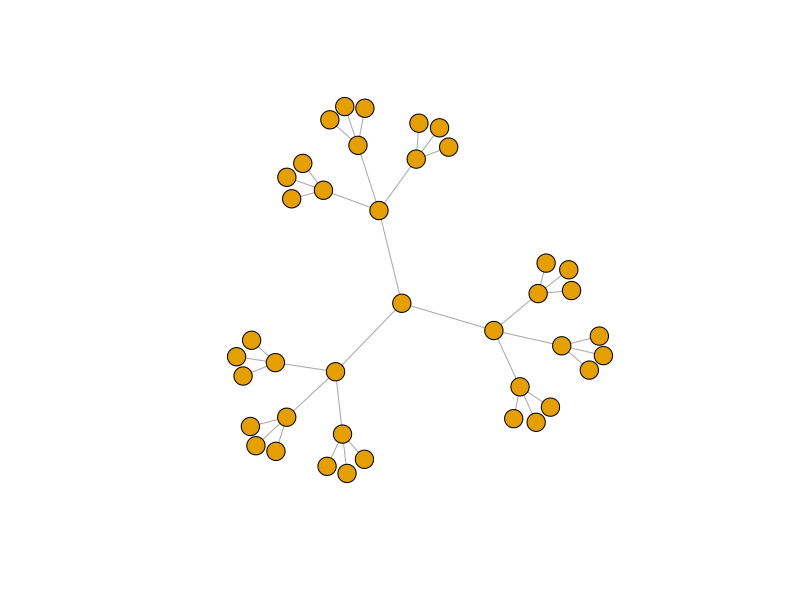
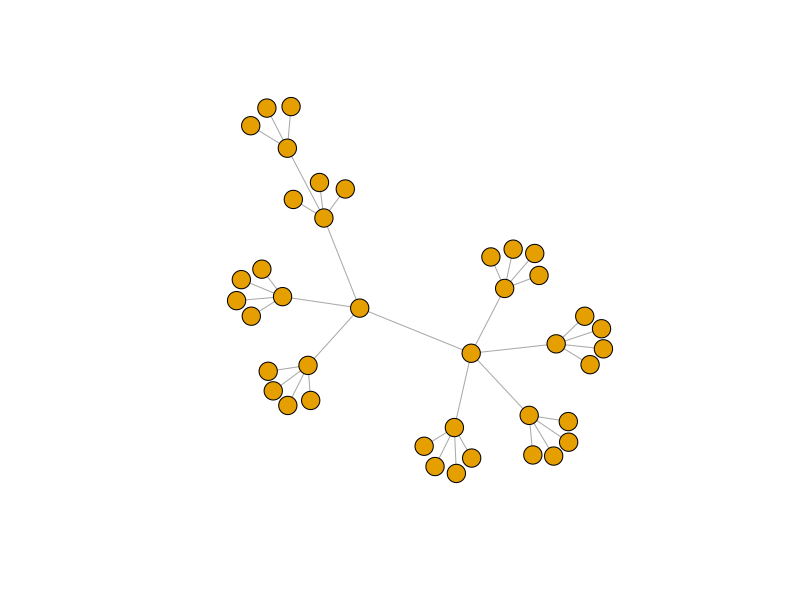
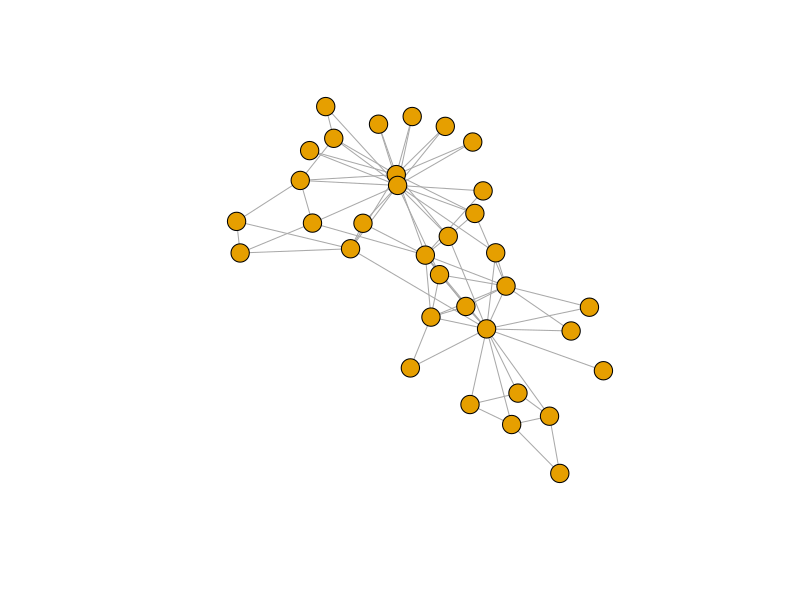

Reproduce these figures in R, in order.
install.packages("igraph")
library(igraph) 

#centralized
tr <- make_tree(40, children = 3, mode = "undirected")
plot(tr, vertex.size=10, vertex.label=NA)

#decentralized
tr <- make_tree(40, children = 4, mode = "undirected")
plot(tr, vertex.size=10, vertex.label=NA)

#distributed
zach <- graph("Zachary")
plot(zach, vertex.size=10, vertex.label=NA)
